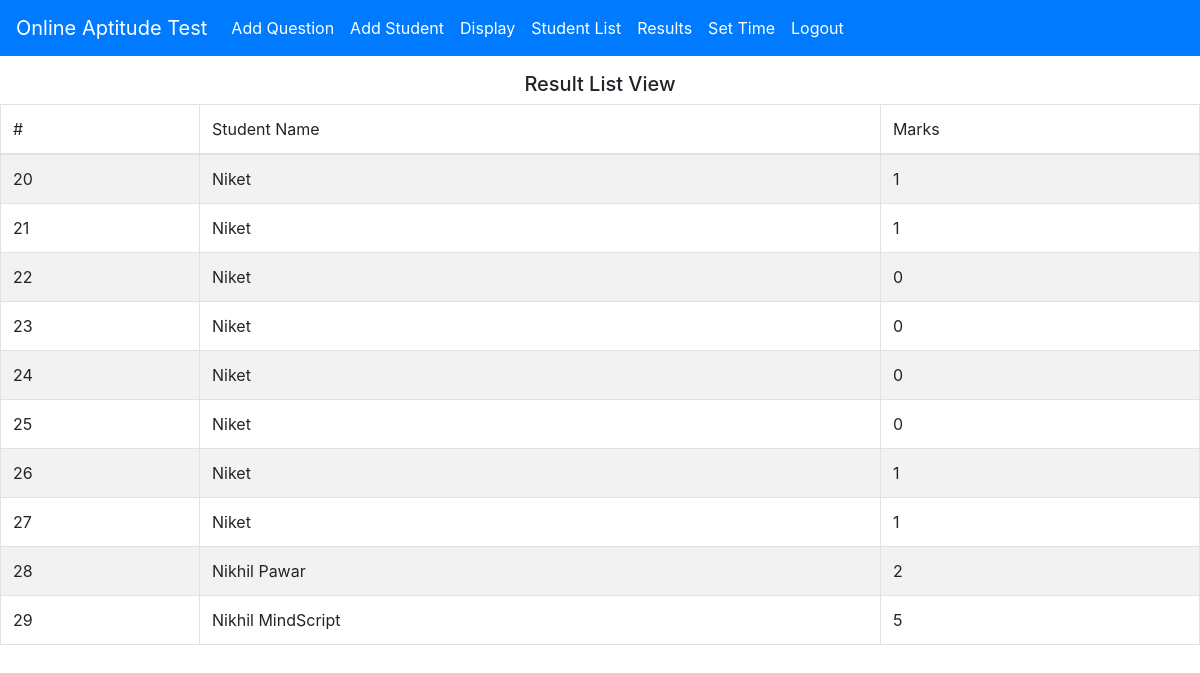
Page /view/result_list_view.php (signed in) on the committed database.
### tables this page shows
CREATE TABLE `result` (
  `result_id` int(11) NOT NULL,
  `user_id` int(11) NOT NULL,
  `exam_date` timestamp NOT NULL DEFAULT CURRENT_TIMESTAMP ON UPDATE CURRENT_TIMESTAMP,
  `user_result` int(11) NOT NULL
);

CREATE TABLE `registration` (
  `registration_no` varchar(50) NOT NULL,
  `user_id` int(11) NOT NULL,
  `user_name` varchar(255) NOT NULL,
  `user_email_address` varchar(255) NOT NULL,
  `dob` varchar(20) NOT NULL,
  `user_contact_no` varchar(12) NOT NULL
);

### view/result_list_view.php (the view)
<?php require("header.php");
if (isset($_SESSION["user_id"])) {
    if ($_SESSION["user_id"] == 'admin') {
?>
        <h5 class="mt-3 mb-2 text-center">Result List View</h5>
        <table class="table table-bordered table-striped">
            <thead>
                <tr>
                    <td>#</td>
                    <td>Student Name</td>
                    <td>Marks</td>
                </tr>
            </thead>
            <tbody>
                <?php
                require('../controller/db.con.php');
                $sql = "SELECT * FROM `result`";
                $result = mysqli_query($connection, $sql);
                if (mysqli_num_rows($result)) {
                    while ($row = mysqli_fetch_assoc($result)) { ?>
                        <tr>
                            <td><?php echo $row['result_id'] ?></td>
                            <?php $id = $row['user_id'];
                            $sql = "SELECT * FROM  `registration` WHERE `user_id`='$id'";
                            $name = mysqli_query($connection, $sql);
                            if (mysqli_num_rows($name)) {
                                while ($user = mysqli_fetch_assoc($name)) { ?>
                                    <td title="<?php echo $user['user_email_address']; ?>">
                                        <?php echo $user['user_name']; ?>
                                <?php }
                            }
                                ?>
                                    </td>
                                    <td><?php echo $row['user_result'] ?></td>
                        </tr>
                <?php }
                }
                ?>
            </tbody>
        </table>
<?php
    }
    else{
        header("LOCATION: ./home.php");
    }
} else {
    header("LOCATION: ../admin_login.php");
}
require("footer.php"); ?>

### rows in the picture
result: result_id "20", user_result "1"
registration: user_name "Niket"
result: result_id "21", user_result "1"
result: result_id "22", user_result "0"
result: result_id "23", user_result "0"
result: result_id "24", user_result "0"
result: result_id "25", user_result "0"
result: result_id "26", user_result "1"
result: result_id "27", user_result "1"
result: result_id "28", user_result "2"
registration: user_name "Nikhil Pawar"
result: result_id "29", user_result "5"
registration: user_name "Nikhil MindScript"
